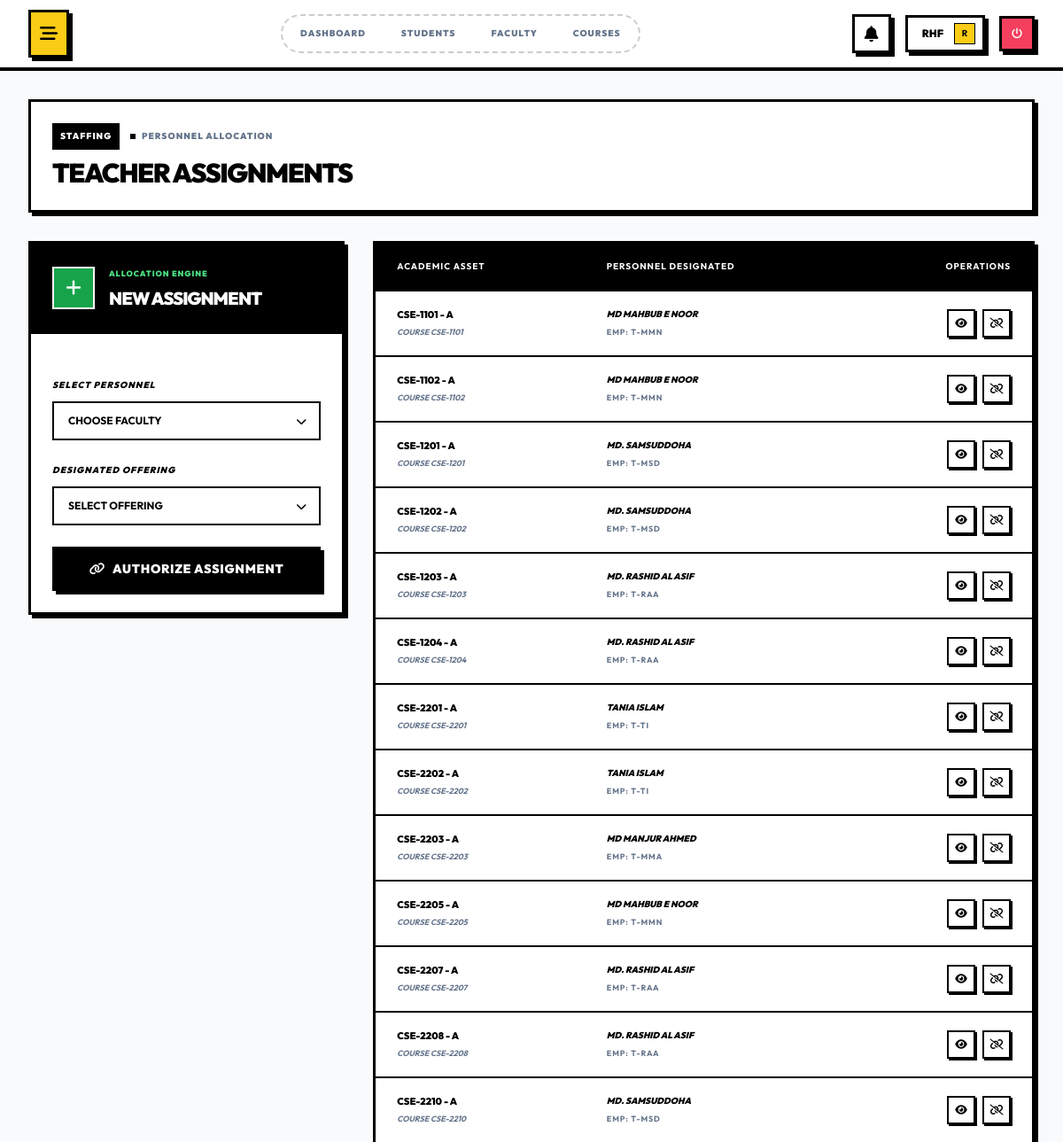
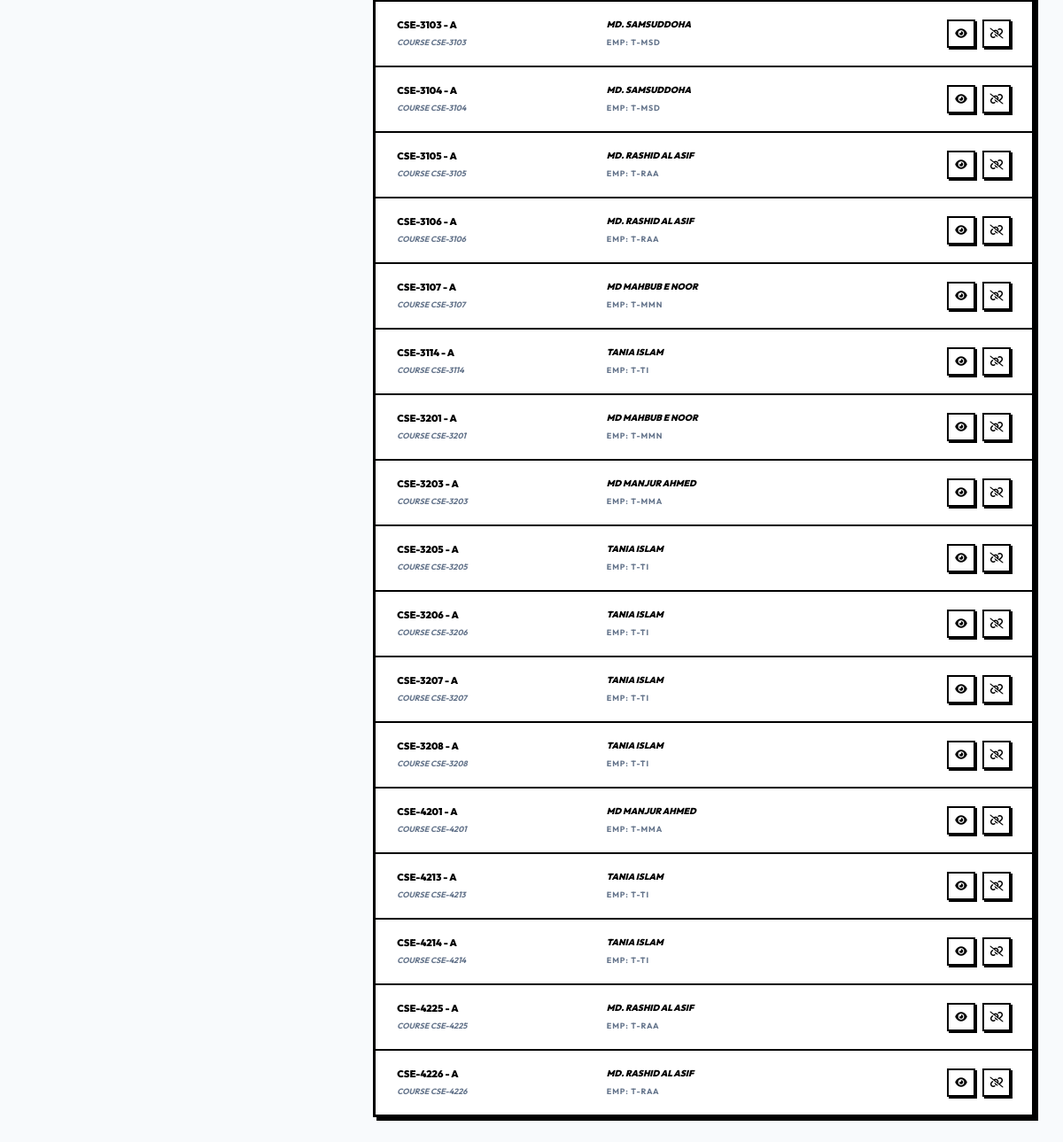
Screenshot of /modules/admin/teacher-assignments.php (signed in) with the database file from the repository (2 pictures, top to bottom).
### tables this page shows
CREATE TABLE `teacher_courses` (
  `id` int(10) UNSIGNED NOT NULL,
  `teacher_id` int(10) UNSIGNED NOT NULL,
  `course_offering_id` int(10) UNSIGNED NOT NULL,
  `assigned_at` timestamp NOT NULL DEFAULT current_timestamp()
);

CREATE TABLE `courses` (
  `id` int(10) UNSIGNED NOT NULL,
  `department_id` int(10) UNSIGNED NOT NULL,
  `course_code` varchar(20) NOT NULL,
  `course_name` varchar(200) NOT NULL,
  `credit_hours` decimal(3,1) NOT NULL,
  `course_type` enum('theory','lab','project','thesis') DEFAULT 'theory',
  `semester_number` int(11) NOT NULL,
  `description` text DEFAULT NULL,
  `syllabus` text DEFAULT NULL,
  `status` enum('active','inactive') DEFAULT 'active',
  `created_at` timestamp NOT NULL DEFAULT current_timestamp(),
  `updated_at` timestamp NOT NULL DEFAULT current_timestamp() ON UPDATE current_timestamp(),
  `deleted_at` timestamp NULL DEFAULT NULL,
  `default_room_id` int(10) UNSIGNED DEFAULT NULL
);

CREATE TABLE `course_offerings` (
  `id` int(10) UNSIGNED NOT NULL,
  `course_id` int(10) UNSIGNED NOT NULL,
  `semester_id` int(10) UNSIGNED NOT NULL,
  `section` varchar(10) NOT NULL,
  `max_students` int(11) DEFAULT 60,
  `enrolled_students` int(11) DEFAULT 0,
  `status` enum('open','closed','completed') DEFAULT 'open',
  `created_at` timestamp NOT NULL DEFAULT current_timestamp(),
  `updated_at` timestamp NOT NULL DEFAULT current_timestamp() ON UPDATE current_timestamp()
);

CREATE TABLE `user_profiles` (
  `id` int(10) UNSIGNED NOT NULL,
  `user_id` int(10) UNSIGNED NOT NULL,
  `first_name` varchar(50) NOT NULL,
  `last_name` varchar(50) NOT NULL,
  `phone` varchar(20) DEFAULT NULL,
  `address` text DEFAULT NULL,
  `city` varchar(50) DEFAULT NULL,
  `state` varchar(50) DEFAULT NULL,
  `postal_code` varchar(20) DEFAULT NULL,
  `country` varchar(50) DEFAULT 'Bangladesh',
  `date_of_birth` date DEFAULT NULL,
  `gender` enum('male','female','other') DEFAULT NULL,
  `profile_picture` varchar(255) DEFAULT NULL,
  `created_at` timestamp NOT NULL DEFAULT current_timestamp(),
  `updated_at` timestamp NOT NULL DEFAULT current_timestamp() ON UPDATE current_timestamp()
);

CREATE TABLE `teachers` (
  `id` int(10) UNSIGNED NOT NULL,
  `user_id` int(10) UNSIGNED NOT NULL,
  `department_id` int(10) UNSIGNED NOT NULL,
  `employee_id` varchar(50) NOT NULL,
  `designation` varchar(100) DEFAULT NULL,
  `specialization` text DEFAULT NULL,
  `joining_date` date DEFAULT NULL,
  `qualification` text DEFAULT NULL,
  `created_at` timestamp NOT NULL DEFAULT current_timestamp(),
  `updated_at` timestamp NOT NULL DEFAULT current_timestamp() ON UPDATE current_timestamp()
);

### includes/session.php (called while the page is built, shortened)
<?php
function get_current_user_id() {
    return $_SESSION['user_id'] ?? null;
}

### includes/functions.php (called while the page is built, shortened)
<?php
function e($string) {
    return htmlspecialchars($string ?? '', ENT_QUOTES, 'UTF-8');
}

### modules/admin/teacher-assignments.php (the view, shortened to what this page needs)
<?php
require_once __DIR__ . '/../../includes/session.php';
require_once __DIR__ . '/../../includes/functions.php';
require_once __DIR__ . '/../../includes/auth.php';
$user_id = get_current_user_id();
$stmt = $db->prepare("SELECT d.id FROM departments d JOIN department_admins da ON d.id = da.department_id WHERE da.user_id = ? AND d.deleted_at IS NULL");
$stmt->bind_param("i", $user_id);
$stmt->execute();
$result = $stmt->get_result();
$department_ids = [];
while ($row = $result->fetch_assoc()) {
    $department_ids[] = $row['id'];
}
$dept_id_list = !empty($department_ids) ? implode(',', $department_ids) : '0';
$action = $_GET['action'] ?? 'list';
$view_data = null;
?>
<div class="os-card p-6 flex flex-col md:flex-row md:items-center justify-between gap-6 relative overflow-hidden bg-white mb-8">
    <div class="relative z-10">
        <div class="flex items-center gap-3 mb-2">
            <span class="px-2 py-1 bg-black text-white text-[10px] font-black uppercase tracking-widest border border-black">Staffing</span>
            <span class="text-[10px] font-black text-slate-500 uppercase tracking-widest">
                <span class="w-1.5 h-1.5 rounded-none bg-black inline-block mr-1"></span>
                Personnel Allocation
            </span>
        </div>
        <h1 class="text-3xl font-black uppercase tracking-tighter">Teacher <span class="text-black">Assignments</span></h1>
    </div>
</div>
<?php if ($action === 'view' && $view_data): ?>
    <div class="os-card p-0 bg-white overflow-hidden">
        <div class="bg-black p-8 text-white relative border-b-2 border-black">
            <div class="flex flex-col md:flex-row items-center gap-8">
                <div class="w-32 h-32 bg-white text-black rounded-none border-2 border-white flex items-center justify-center relative shadow-[4px_4px_0px_#fff]">
                    <i class="fas fa-link text-5xl"></i>
                </div>
                <div class="text-center md:text-left">
                    <p class="text-[10px] font-black text-slate-400 uppercase tracking-widest mb-1">Assignment Protocol</p>
                    <h2 class="text-4xl md:text-5xl font-black uppercase tracking-tighter leading-none mb-3"><?php echo e($view_data['first_name'] . ' ' . $view_data['last_name']); ?></h2>
                    <div class="flex flex-wrap justify-center md:justify-start gap-2">
                        <span class="px-2 py-1 bg-white text-black text-[9px] font-black uppercase tracking-widest border border-black">EMP: <?php echo e($view_data['employee_id']); ?></span>
                        <span class="px-2 py-1 bg-black border border-white text-white text-[9px] font-black uppercase tracking-widest"><?php echo e($view_data['designation']); ?></span>
                    </div>
                </div>
            </div>
        </div>
        <div class="p-8 grid grid-cols-1 md:grid-cols-2 gap-8 border-b-2 border-black">
            <div>
                <p class="text-[9px] font-black text-slate-400 uppercase tracking-widest mb-3 italic">Designated Offering</p>
                <div class="bg-slate-50 rounded-none p-6 border-2 border-black space-y-3 shadow-[4px_4px_0px_#000]">
                    <div class="text-3xl font-black text-black tracking-tighter uppercase"><?php echo e($view_data['course_code']); ?></div>
                    <div class="text-[11px] font-bold text-slate-500 uppercase tracking-widest"><?php echo e($view_data['course_name']); ?></div>
                    <div class="flex gap-2 pt-2 border-t-2 border-black border-dashed">
                        <div class="bg-white px-2 py-1 border border-black text-[10px] font-black text-black uppercase">SEC: <?php echo e($view_data['section']); ?></div>
                        <div class="bg-white px-2 py-1 border border-black text-[10px] font-black text-black uppercase"><?php echo e($view_data['semester_name']); ?></div>
                    </div>
                </div>
            </div>
            <div class="flex items-center justify-center">
                <div class="text-center">
                    <div class="text-[9px] font-black text-slate-400 uppercase tracking-widest mb-4 italic">Assignment Sequence</div>
                    <div class="flex items-center gap-6">
                        <div class="w-16 h-16 bg-white border-2 border-black flex items-center justify-center text-black shadow-[2px_2px_0px_#000]">
                            <i class="fas fa-user-tie text-2xl"></i>
                        </div>
                        <div class="flex-1 h-0.5 bg-black border-t-2 border-black border-dashed relative w-16">
                            <i class="fas fa-arrow-right text-[10px] text-black absolute right-0 -top-[7px]"></i>
                        </div>
                        <div class="w-16 h-16 bg-black flex items-center justify-center text-white border-2 border-black shadow-[2px_2px_0px_#000]">
                            <i class="fas fa-graduation-cap text-2xl"></i>
                        </div>
                    </div>
                </div>
            </div>
        </div>
        <div class="p-8 flex justify-between items-center bg-slate-50">
            <a href="?" class="btn-os bg-white text-black border-black hover:bg-black hover:text-white flex items-center gap-2">
                <i class="fas fa-arrow-left"></i> Terminate View
            </a>
            <form method="POST" onsubmit="return confirm('Revoke this assignment protocol?');">
                <?php csrf_field(); ?>
                <input type="hidden" name="action" value="delete">
                <input type="hidden" name="id" value="<?php echo $view_data['id']; ?>">
                <button type="submit" class="btn-os bg-white text-black border-black hover:bg-red-600 hover:text-white flex items-center gap-2">
                    <i class="fas fa-unlink"></i> Revoke Assignment
                </button>
            </form>
        </div>
    </div>
<?php else: ?>
    <div class="grid grid-cols-1 lg:grid-cols-3 gap-8">
        <div class="lg:col-span-1">
            <div class="os-card p-0 bg-white sticky top-8">
                <div class="bg-black p-6 text-white border-b-2 border-black flex items-center gap-4">
                    <div class="w-12 h-12 bg-green-600 text-white flex items-center justify-center border-2 border-white">
                        <i class="fas fa-plus text-xl"></i>
                    </div>
                    <div>
                        <p class="text-[9px] font-black text-green-400 uppercase tracking-widest mb-1">Allocation Engine</p>
                        <h3 class="text-xl font-black uppercase tracking-tighter">New Assignment</h3>
                    </div>
                </div>
                <div class="p-6">
                    <form method="POST" class="space-y-6">
                        <div class="space-y-2">
                            <label class="block text-[10px] font-black text-black uppercase tracking-widest italic">Select Personnel</label>
                            <div class="relative">
                                <select name="teacher_id" class="w-full px-4 py-3 bg-white border-2 border-black font-bold text-xs text-black focus:outline-none focus:bg-yellow-50 transition-all uppercase appearance-none cursor-pointer" required>
                                    <option value="">Choose Faculty</option>
                                </select>
                                <div class="absolute right-4 top-1/2 -translate-y-1/2 pointer-events-none">
                                </div>
                            </div>
                        </div>
                        <div class="space-y-2">
                            <label class="block text-[10px] font-black text-black uppercase tracking-widest italic">Designated Offering</label>
                             <div class="relative">
                                <select name="course_offering_id" class="w-full px-4 py-3 bg-white border-2 border-black font-bold text-xs text-black focus:outline-none focus:bg-yellow-50 transition-all uppercase appearance-none cursor-pointer" required>
                                    <option value="">Select Offering</option>
                                </select>
                                <div class="absolute right-4 top-1/2 -translate-y-1/2 pointer-events-none">
                                </div>
                            </div>
                        </div>
                        <button type="submit" class="w-full btn-os bg-black text-white border-black hover:bg-yellow-400 hover:text-black hover:border-black flex items-center justify-center gap-2">
                            <i class="fas fa-link"></i> Authorize Assignment
                        </button>
                    </form>
                </div>
            </div>
        </div>
        <div class="lg:col-span-2">
            <div class="os-card p-0 bg-white">
                <div class="overflow-x-auto">
                    <table class="w-full">
                        <thead>
                            <tr class="bg-black text-white text-[10px] font-black uppercase tracking-widest border-b-2 border-black">
                                <th class="px-6 py-4 text-left">Academic Asset</th>
                                <th class="px-6 py-4 text-left">Personnel Designated</th>
                                <th class="px-6 py-4 text-right">Operations</th>
                            </tr>
                        </thead>
                        <tbody class="divide-y-2 divide-black">
                            <?php
                            $list_query = "SELECT tc.id, c.course_code, c.course_name, co.section, up.first_name, up.last_name, t.employee_id
                                           FROM teacher_courses tc
                                           JOIN teachers t ON tc.teacher_id = t.id
                                           JOIN user_profiles up ON t.user_id = up.user_id
                                           JOIN course_offerings co ON tc.course_offering_id = co.id
                                           JOIN courses c ON co.course_id = c.id
                                           WHERE t.department_id IN ($dept_id_list)
                                           ORDER BY c.course_code ASC, co.section ASC";
                            $list_res = $db->query($list_query);
                            if ($list_res->num_rows > 0):
                                while ($row = $list_res->fetch_assoc()):
                            ?>
                                <tr class="hover:bg-yellow-50 transition-colors group">
                                    <td class="px-6 py-4">
                                        <div class="text-[11px] font-black text-black uppercase transition-colors"><?php echo e($row['course_code']); ?> - <?php echo e($row['section']); ?></div>
                                        <div class="text-[9px] font-bold text-slate-500 uppercase italic"><?php echo e($row['course_name']); ?></div>
                                    </td>
                                    <td class="px-6 py-4">
                                        <div class="text-[10px] font-black text-black uppercase italic"><?php echo e($row['first_name'] . ' ' . $row['last_name']); ?></div>
                                        <div class="text-[9px] font-bold text-slate-500 uppercase tracking-widest">EMP: <?php echo e($row['employee_id']); ?></div>
                                    </td>
                                    <td class="px-6 py-4 text-right">
                                        <div class="flex justify-end gap-2">
                                            <a href="?action=view&id=<?php echo $row['id']; ?>" class="w-8 h-8 flex items-center justify-center border-2 border-black bg-white hover:bg-black hover:text-white transition-all shadow-[2px_2px_0px_#000000]" title="View Assignment">
                                                <i class="fas fa-eye text-xs"></i>
                                            </a>
                                            <form method="POST" class="inline" onsubmit="return confirm('Revoke this assignment protocol?');">
                                                <button type="submit" class="w-8 h-8 flex items-center justify-center border-2 border-black bg-white hover:bg-red-600 hover:text-white transition-all shadow-[2px_2px_0px_#000000]" title="Revoke">
                                                    <i class="fas fa-unlink text-xs"></i>
                                                </button>
                                            </form>
                                        </div>
                                    </td>
                                </tr>
                            <?php
                                endwhile;
                            endif; ?>
                        </tbody>
                    </table>
                </div>
            </div>
        </div>
    </div>
<?php endif; ?>
<?php
include __DIR__ . '/../../includes/layouts/dashboard.php';
?>

### rows the page displays
teacher_courses: courses.course_code "CSE-1101", course_offering.section "A", courses.course_name "COURSE CSE-1101", user_profiles.first_name+last_name "MD MAHBUB E NOOR", teacher.employee_id "T-MMN"
teacher_courses: courses.course_code "CSE-1102", course_offering.section "A", courses.course_name "COURSE CSE-1102", user_profiles.first_name+last_name "MD MAHBUB E NOOR", teacher.employee_id "T-MMN"
teacher_courses: courses.course_code "CSE-1201", course_offering.section "A", courses.course_name "COURSE CSE-1201", user_profiles.first_name+last_name "MD. SAMSUDDOHA", teacher.employee_id "T-MSD"
teacher_courses: courses.course_code "CSE-1202", course_offering.section "A", courses.course_name "COURSE CSE-1202", user_profiles.first_name+last_name "MD. SAMSUDDOHA", teacher.employee_id "T-MSD"
teacher_courses: courses.course_code "CSE-1203", course_offering.section "A", courses.course_name "COURSE CSE-1203", user_profiles.first_name+last_name "MD. RASHID AL ASIF", teacher.employee_id "T-RAA"
teacher_courses: courses.course_code "CSE-1204", course_offering.section "A", courses.course_name "COURSE CSE-1204", user_profiles.first_name+last_name "MD. RASHID AL ASIF", teacher.employee_id "T-RAA"
teacher_courses: courses.course_code "CSE-2201", course_offering.section "A", courses.course_name "COURSE CSE-2201", user_profiles.first_name+last_name "TANIA ISLAM", teacher.employee_id "T-TI"
teacher_courses: courses.course_code "CSE-2202", course_offering.section "A", courses.course_name "COURSE CSE-2202", user_profiles.first_name+last_name "TANIA ISLAM", teacher.employee_id "T-TI"
teacher_courses: courses.course_code "CSE-2203", course_offering.section "A", courses.course_name "COURSE CSE-2203", user_profiles.first_name+last_name "MD MANJUR AHMED", teacher.employee_id "T-MMA"
teacher_courses: courses.course_code "CSE-2205", course_offering.section "A", courses.course_name "COURSE CSE-2205", user_profiles.first_name+last_name "MD MAHBUB E NOOR", teacher.employee_id "T-MMN"
teacher_courses: courses.course_code "CSE-2207", course_offering.section "A", courses.course_name "COURSE CSE-2207", user_profiles.first_name+last_name "MD. RASHID AL ASIF", teacher.employee_id "T-RAA"
teacher_courses: courses.course_code "CSE-2208", course_offering.section "A", courses.course_name "COURSE CSE-2208", user_profiles.first_name+last_name "MD. RASHID AL ASIF", teacher.employee_id "T-RAA"
teacher_courses: courses.course_code "CSE-2210", course_offering.section "A", courses.course_name "COURSE CSE-2210", user_profiles.first_name+last_name "MD. SAMSUDDOHA", teacher.employee_id "T-MSD"
teacher_courses: courses.course_code "CSE-3103", course_offering.section "A", courses.course_name "COURSE CSE-3103", user_profiles.first_name+last_name "MD. SAMSUDDOHA", teacher.employee_id "T-MSD"
teacher_courses: courses.course_code "CSE-3104", course_offering.section "A", courses.course_name "COURSE CSE-3104", user_profiles.first_name+last_name "MD. SAMSUDDOHA", teacher.employee_id "T-MSD"
teacher_courses: courses.course_code "CSE-3105", course_offering.section "A", courses.course_name "COURSE CSE-3105", user_profiles.first_name+last_name "MD. RASHID AL ASIF", teacher.employee_id "T-RAA"
teacher_courses: courses.course_code "CSE-3106", course_offering.section "A", courses.course_name "COURSE CSE-3106", user_profiles.first_name+last_name "MD. RASHID AL ASIF", teacher.employee_id "T-RAA"
teacher_courses: courses.course_code "CSE-3107", course_offering.section "A", courses.course_name "COURSE CSE-3107", user_profiles.first_name+last_name "MD MAHBUB E NOOR", teacher.employee_id "T-MMN"
teacher_courses: courses.course_code "CSE-3114", course_offering.section "A", courses.course_name "COURSE CSE-3114", user_profiles.first_name+last_name "TANIA ISLAM", teacher.employee_id "T-TI"
teacher_courses: courses.course_code "CSE-3201", course_offering.section "A", courses.course_name "COURSE CSE-3201", user_profiles.first_name+last_name "MD MAHBUB E NOOR", teacher.employee_id "T-MMN"
teacher_courses: courses.course_code "CSE-3203", course_offering.section "A", courses.course_name "COURSE CSE-3203", user_profiles.first_name+last_name "MD MANJUR AHMED", teacher.employee_id "T-MMA"
teacher_courses: courses.course_code "CSE-3205", course_offering.section "A", courses.course_name "COURSE CSE-3205", user_profiles.first_name+last_name "TANIA ISLAM", teacher.employee_id "T-TI"
teacher_courses: courses.course_code "CSE-3206", course_offering.section "A", courses.course_name "COURSE CSE-3206", user_profiles.first_name+last_name "TANIA ISLAM", teacher.employee_id "T-TI"
teacher_courses: courses.course_code "CSE-3207", course_offering.section "A", courses.course_name "COURSE CSE-3207", user_profiles.first_name+last_name "TANIA ISLAM", teacher.employee_id "T-TI"
teacher_courses: courses.course_code "CSE-3208", course_offering.section "A", courses.course_name "COURSE CSE-3208", user_profiles.first_name+last_name "TANIA ISLAM", teacher.employee_id "T-TI"
teacher_courses: courses.course_code "CSE-4201", course_offering.section "A", courses.course_name "COURSE CSE-4201", user_profiles.first_name+last_name "MD MANJUR AHMED", teacher.employee_id "T-MMA"
teacher_courses: courses.course_code "CSE-4213", course_offering.section "A", courses.course_name "COURSE CSE-4213", user_profiles.first_name+last_name "TANIA ISLAM", teacher.employee_id "T-TI"
teacher_courses: courses.course_code "CSE-4214", course_offering.section "A", courses.course_name "COURSE CSE-4214", user_profiles.first_name+last_name "TANIA ISLAM", teacher.employee_id "T-TI"
teacher_courses: courses.course_code "CSE-4225", course_offering.section "A", courses.course_name "COURSE CSE-4225", user_profiles.first_name+last_name "MD. RASHID AL ASIF", teacher.employee_id "T-RAA"
teacher_courses: courses.course_code "CSE-4226", course_offering.section "A", courses.course_name "COURSE CSE-4226", user_profiles.first_name+last_name "MD. RASHID AL ASIF", teacher.employee_id "T-RAA"

### other values shown
$link['label'] "DASHBOARD"
$link['label'] "STUDENTS"
$link['label'] "FACULTY"
$link['label'] "COURSES"
explode(' ', $_SESSION['username'])[0] "RHF"
substr($_SESSION['username'] ?? 'U', 0, 1) "R"
